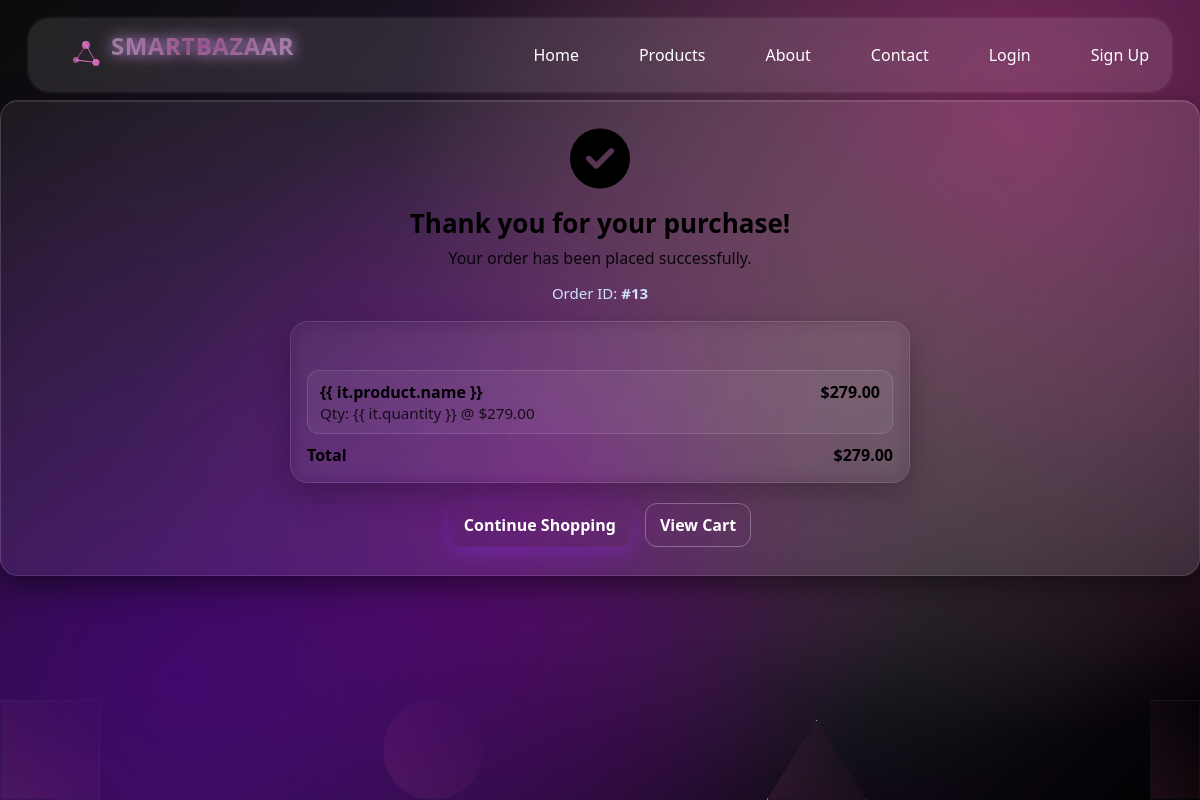
/orders/success/13/, run on the app's committed database.
### orders/models.py (models this page shows, shortened)
class Order(models.Model):
    STATUS_CHOICES = (
        ("pending", "Pending"),
        ("confirmed", "Confirmed"),
        ("cancelled", "Cancelled"),
        ("shipped", "Shipped"),
    )
    user = models.ForeignKey(
        settings.AUTH_USER_MODEL, on_delete=models.SET_NULL, null=True, blank=True
    )
    full_name = models.CharField(max_length=120)
    phone = models.CharField(max_length=30)
    address = models.TextField()
    status = models.CharField(max_length=20, choices=STATUS_CHOICES, default="pending")
    total_amount = models.DecimalField(max_digits=12, decimal_places=2, default=0)
    created_at = models.DateTimeField(auto_now_add=True)

class OrderItem(models.Model):
    order = models.ForeignKey(Order, related_name="items", on_delete=models.CASCADE)
    product = models.ForeignKey(Product, on_delete=models.PROTECT)
    quantity = models.PositiveIntegerField(default=1)
    unit_price = models.DecimalField(max_digits=10, decimal_places=2)  # سعر وقت الطلب
    line_total = models.DecimalField(max_digits=12, decimal_places=2, default=0)

### orders/views.py (the view)
# urls.py: path("success/<int:order_id>/", checkout_success, name="checkout_success"),
def checkout_success(request, order_id):
    order = (
        Order.objects
        .prefetch_related("items__product")
        .get(pk=order_id)
    )
    return render(request, "orders/success.html", {"order": order})

### cart/cart.py (called while the page is built, shortened)
    def __iter__(self):
        product_ids = self.cart.keys()
        products = Product.objects.filter(id__in=product_ids, is_available=True)
        pmap = {str(p.id): p for p in products}

    def totals(self):
        subtotal = sum(i["line_total"] for i in self)
        return {"subtotal": subtotal, "grand_total": subtotal}

    def count(self):
        return sum(int(i["qty"]) for i in self.cart.values())

### cart/context_processors.py (called while the page is built)
def cart_context(request):
    cart = Cart(request)
    return {"cart_count": cart.count(), "cart_totals": cart.totals()}

### orders/templates/orders/success.html (shortened to what this page needs)
{% load static %}
<!DOCTYPE html>
<html lang="en">
    <head>
        <link rel="stylesheet" href="{% static 'products/style.css' %}" />
        <link rel="stylesheet"
            href="styles/fontawesome-free-7.0.1-web/fontawesome-free-7.0.1-web/css/all.min.css" />
    </head>
    <body>
        <section class="animation_bg">
            <div></div>
            <div></div>
            <div></div>
            <div></div>
        </section>
        <nav>
            <div class="nav">
                <div class="Logo">
                    <h1><a href="/">SmartBazaar</a></h1>
                </div>
                <div>
                    <ul>
                        <li><a target="_blank"
                                href="{% url 'home' %}">Home</a></li>
                        <li><a target="_blank"
                                href="{% url 'product_list'%}">Products</a></li>
                        <li><a href="{% url 'about'%}">About</a></li>
                        <li><a href="{% url 'contact'%}">Contact</a></li>
                        {% if user.is_authenticated %}
                        <li> <a href="{% url 'profile' %}">Profile</a></li>
                        {% else %}
                        <li> <a href="{% url 'login' %}">Login</a></li>
                        <li><a href="{% url 'signup' %}">Sign Up</a></li>
                        {% endif %}
                    </ul>
                </div>
            </div>
        </nav>
        <div class="card"
            style="background: linear-gradient(120deg, rgba(255,255,255,.06), rgba(255,255,255,.12)); border:1px solid rgba(255,255,255,.12); border-radius:18px; padding:28px; text-align:center;">
            <i class="fa-solid fa-circle-check"
                style="font-size:60px; margin-bottom:16px;"></i>
            <h2
                style="font-size:26px; font-weight:700; margin-bottom:6px;">Thank
                you for your purchase!</h2>
            <p style="opacity:.9; margin-bottom:14px;">Your order has been
                placed successfully.
            </p>
            <p style="color:#cfe1ff; font-size:15px; margin-bottom:18px;">Order
                ID:
                <strong>#{{ order.id }}</strong></p>
            <div class="cart-wrapper"
                style="max-width:620px; margin:0 auto; padding:16px">
                <div class="cart-title"
                    style="font-size:18px; margin-bottom:8px;">Order Items
                </div>
                <div>
                    {% for it in order.items.all %}
                    <div
                        style="display:flex; justify-content:space-between; gap:10px; padding:10px 12px; border:1px solid rgba(255,255,255,.12); border-radius:12px; background:rgba(255,255,255,.05); margin-bottom:8px;">
                        <div style="text-align:left">
                            <div style="font-weight:600">{{ it.product.name
                                }}</div>
                            <div style="opacity:.8; font-size:.95rem">Qty: {{
                                it.quantity }} @ ${{ it.unit_price }}</div>
                        </div>
                        <div style="font-weight:700">${{ it.line_total }}</div>
                    </div>
                    {% empty %}
                    <p>No items found for this order.</p>
                    {% endfor %}
                </div>
                <div
                    style="display:flex; justify-content:space-between; font-weight:700; margin-top:10px;">
                    <span>Total</span>
                    <span>${{ order.total_amount }}</span>
                </div>
            </div>
            <div
                style="margin-top:20px; display:flex; gap:14px; justify-content:center;">
                <a href="{% url 'product_list' %}"
                    class="btn btn-primary">Continue
                    Shopping</a>
                <a href="{% url 'cart_detail' %}" class="btn btn-outline">View
                    Cart</a>
            </div>
        </div>
    </body>
</html>

### data on the page
Order: id "13", total_amount "279.00"
OrderItem: unit_price "279.00", line_total "279.00"
